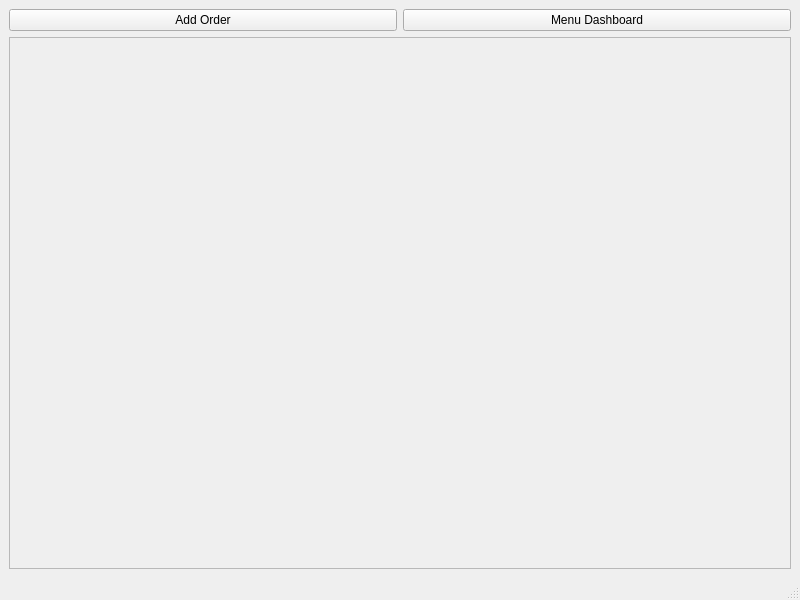
<?xml version="1.0" encoding="UTF-8"?>
<ui version="4.0">
 <class>OrderWindow</class>
 <widget class="QMainWindow" name="OrderWindow">
  <property name="geometry">
   <rect>
    <x>0</x>
    <y>0</y>
    <width>800</width>
    <height>600</height>
   </rect>
  </property>
  <property name="windowTitle">
   <string>Order Dashboard</string>
  </property>
  <widget class="QWidget" name="centralwidget">
   <layout class="QVBoxLayout" name="verticalLayout_2">
    <item>
     <layout class="QHBoxLayout" name="horizontalLayout">
      <property name="sizeConstraint">
       <enum>QLayout::SetDefaultConstraint</enum>
      </property>
      <item>
       <widget class="QPushButton" name="btnAddOrder">
        <property name="text">
         <string>Add Order</string>
        </property>
       </widget>
      </item>
      <item>
       <widget class="QPushButton" name="btnMenu">
        <property name="text">
         <string>Menu Dashboard</string>
        </property>
       </widget>
      </item>
     </layout>
    </item>
    <item>
     <widget class="QScrollArea" name="scrollArea">
      <property name="widgetResizable">
       <bool>true</bool>
      </property>
      <widget class="QWidget" name="scrollWidget">
       <property name="geometry">
        <rect>
         <x>0</x>
         <y>0</y>
         <width>780</width>
         <height>503</height>
        </rect>
       </property>
       <layout class="QGridLayout" name="gridLayout_2">
        <item row="0" column="0">
         <layout class="QGridLayout" name="glOrder"/>
        </item>
       </layout>
      </widget>
     </widget>
    </item>
   </layout>
  </widget>
  <widget class="QMenuBar" name="menubar">
   <property name="geometry">
    <rect>
     <x>0</x>
     <y>0</y>
     <width>800</width>
     <height>22</height>
    </rect>
   </property>
  </widget>
  <widget class="QStatusBar" name="statusbar"/>
 </widget>
 <resources/>
 <connections/>
</ui>
